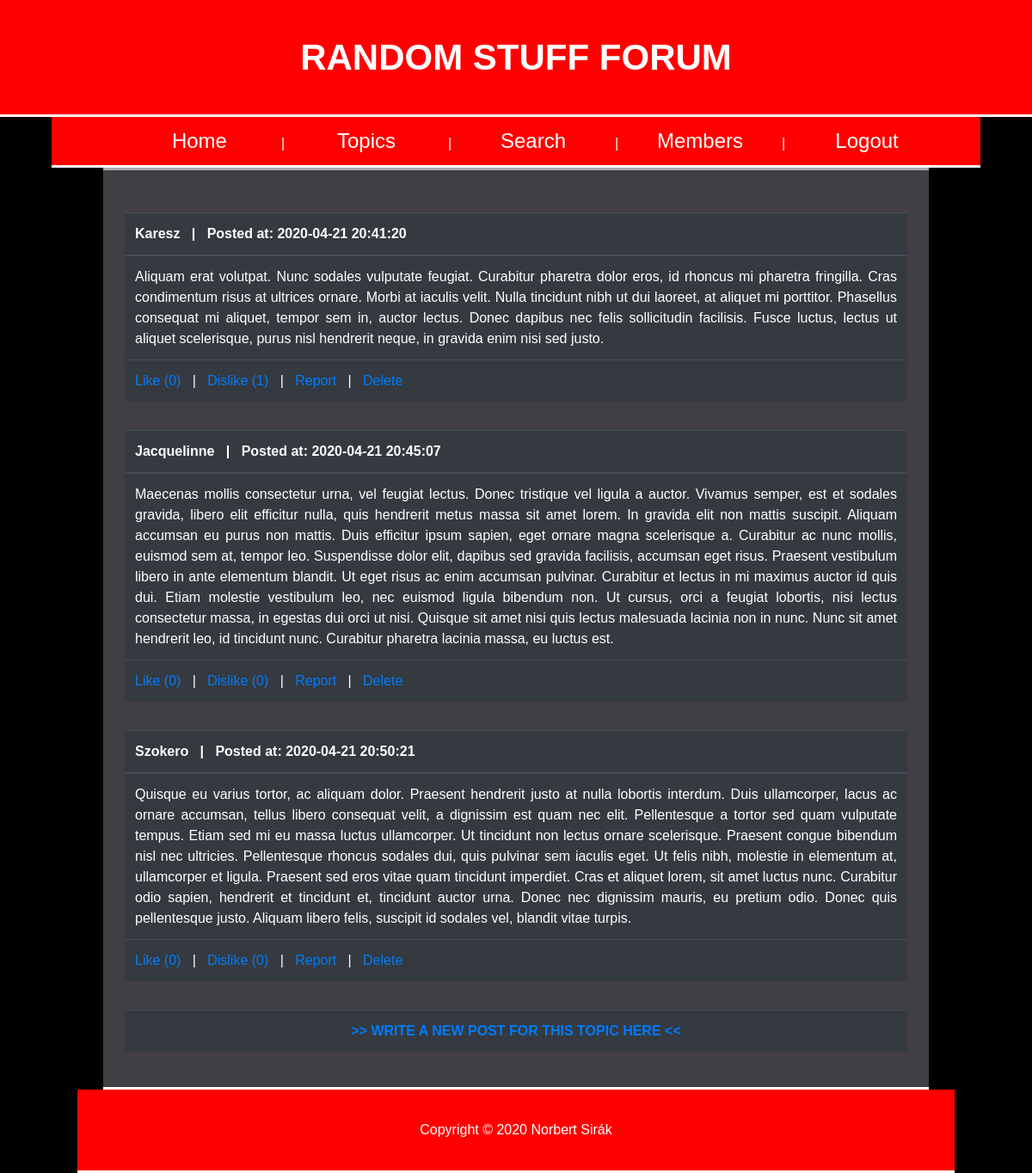
Screenshot of /index.php?page=load_posts&topictitle=What is up with that search for it stuff anyways (signed in) with the database file from the repository.
### tables this page shows
CREATE TABLE IF NOT EXISTS `posts` (
  `id` int(10) NOT NULL AUTO_INCREMENT,
  `content` varchar(1200) NOT NULL,
  `poster` varchar(64) NOT NULL,
  `topic` varchar(64) NOT NULL,
  `date` datetime NOT NULL DEFAULT CURRENT_TIMESTAMP,
  `likes` int(10) NOT NULL DEFAULT '0',
  `dislikes` int(10) NOT NULL DEFAULT '0',
  PRIMARY KEY (`id`)
);

### protected/database.php (called while the page is built, shortened)
<?php
function getConnection() {
	$connection = new PDO(DB_TYPE.':host='.DB_HOST.';dbname='.DB_NAME.';',DB_USER, DB_PASS);
	$connection->exec("SET NAMES '".DB_CHARSET."'");
	return $connection;
}
function getList($queryString, $queryParams = []) {
	$connection = getConnection();
	$statement = $connection->prepare($queryString);
	$success = $statement->execute($queryParams);
	$result = $success ? $statement->fetchAll(PDO::FETCH_ASSOC) : [];
	return $result;
}
function getField($queryString, $queryParams = []) {
	$connection = getConnection();
	$statement = $connection->prepare($queryString);
	$success = $statement->execute($queryParams);
	$result = $success ? $statement->fetch()[0]: [];
	return $result;
}
?>

### protected/userManager.php (called while the page is built, shortened)
<?php
function IsUserLoggedIn() {
	return $_SESSION  != null && array_key_exists('uid', $_SESSION) && is_numeric($_SESSION['uid']);
}
?>

### protected/topic/load_posts.php (the view, shortened to what this page needs)
<?php
	$query = "SELECT id, content, poster, topic, date, likes, dislikes FROM posts WHERE topic ='" .urldecode($_GET['topictitle']). "' ORDER BY date ASC ";
	$posts = getList($query);
?>
<?php if(count($posts) <= 0) : ?>
	<br><h1 style="text-align: center;">THERE ARE NO POSTS FOR THIS TOPIC YET!</h1><br>
<?php else : ?>
	<br>
	<?php foreach ($posts as $p) : ?>
		<table class="table table-dark">
			<thead>
				<tr>
					<th><?=$p['poster'] ?> <span> &nbsp; | &nbsp; </span>
					Posted at: <?=$p['date'] ?></th>
				</tr>
			</thead>
			<tbody>
				<tr>
					<td><?=$p['content'] ?></td>
				</tr>
			</tbody>
			<tfoot>
				<tr>
				<td><a href="<?="index.php?page=like_dislike&lod=like&postid=".$p['id']?>">Like <?="(".$p['likes'].")" ?></a> <span> &nbsp; | &nbsp; </span>
				<a href="<?="index.php?page=like_dislike&lod=dislike&postid=".$p['id']?>">Dislike <?="(".$p['dislikes'].")" ?></a>
				<?php if (isUserLoggedIn() && $_SESSION['username'] != $p['poster']): ?>
					<?php require_once DATABASE_CONTROLLER;
					$perm = getField("SELECT permission FROM users WHERE username='{$p['poster']}'"); ?>
					<?php if ($perm < 2): ?>
						<span> &nbsp; | &nbsp; </span>
					<a href="<?="index.php?page=report&repusername=".$p['poster']?>">Report</a>
					<?php endif ?>
				<?php endif ?>
				<?php
					$writer_of_post = getField("SELECT poster FROM posts WHERE id=".$p['id']);
				 ?>
				 <?php if(isUserLoggedIn()) : ?>
				 	<?php if($_SESSION['username'] == $writer_of_post || $_SESSION['permission'] > 1) : ?>
				 		<?php if($_SESSION['username'] == $writer_of_post) : ?>
				 			<span> &nbsp; | &nbsp; </span>
							<a href="<?="index.php?page=edit_del_post&edit_or_del=edit&postid=".$p['id']?>">Edit</a>
						<?php endif; ?> <span> &nbsp; | &nbsp; </span>
						<a href="<?="index.php?page=edit_del_post&edit_or_del=del&postid=".$p['id']?>">Delete</a>
					<?php endif; ?>
					</td>
				<?php endif; ?>
				</tr>
			</tfoot>
		</table>
		<hr>
	<?php endforeach;?>
<?php endif; ?>
<table class="table table-hover table-dark">
	<th scope="row" style="text-align: center;">
		<?php if(isUserLoggedIn()) : ?>
			<?php if ($_SESSION['permission'] < 1) : ?>
				<b>YOU ARE MUTED! YOU CAN'T POST!</b>
			<?php else : ?>
				<b><a href="<?="index.php?page=new_post&topictitle=".$_GET['topictitle']?>"> >> WRITE A NEW POST FOR THIS TOPIC HERE << </a></b>
			<?php endif; ?>
		<?php else : ?>
			<b>GUESTS CAN ONLY READ POSTS!</b>
		<?php endif; ?>
	</th>
</table>

### public/styles.css (style rules this page uses)
body { text-align: justify; background-color: black; color: white; text-align: center; font-family: arial; }
span { color: white; }

### rows the page displays
posts: poster "Karesz", date "2020-04-21 20:41:20", content "Aliquam erat volutpat. Nunc sodales vulputate feugiat. Curabitur pharetra dolor eros, id rhoncus mi pharetra fringilla. Cras condimentum risus at ultrices ornare. Morbi at iaculis velit. Nulla tincidunt nibh ut dui laoreet, at aliquet mi porttitor. Phasellus consequat mi aliquet, tempor sem in, auctor lectus. Donec dapibus nec felis sollicitudin facilisis. Fusce luctus, lectus ut aliquet scelerisque, purus nisl hendrerit neque, in gravida enim nisi sed justo.", likes "0", dislikes "1"
posts: poster "Jacquelinne", date "2020-04-21 20:45:07", content "Maecenas mollis consectetur urna, vel feugiat lectus. Donec tristique vel ligula a auctor. Vivamus semper, est et sodales gravida, libero elit efficitur nulla, quis hendrerit metus massa sit amet lorem. In gravida elit non mattis suscipit. Aliquam accumsan eu purus non mattis. Duis efficitur ipsum sapien, eget ornare magna scelerisque a. Curabitur ac nunc mollis, euismod sem at, tempor leo. Suspendisse dolor elit, dapibus sed gravida facilisis, accumsan eget risus. Praesent vestibulum libero in ante elementum blandit. Ut eget risus ac enim accumsan pulvinar. Curabitur et lectus in mi maximus auctor id quis dui. Etiam molestie vestibulum leo, nec euismod ligula bibendum non. Ut cursus, orci…", likes "0", dislikes "0"
posts: poster "Szokero", date "2020-04-21 20:50:21", content "Quisque eu varius tortor, ac aliquam dolor. Praesent hendrerit justo at nulla lobortis interdum. Duis ullamcorper, lacus ac ornare accumsan, tellus libero consequat velit, a dignissim est quam nec elit. Pellentesque a tortor sed quam vulputate tempus. Etiam sed mi eu massa luctus ullamcorper. Ut tincidunt non lectus ornare scelerisque. Praesent congue bibendum nisl nec ultricies. Pellentesque rhoncus sodales dui, quis pulvinar sem iaculis eget. Ut felis nibh, molestie in elementum at, ullamcorper et ligula. Praesent sed eros vitae quam tincidunt imperdiet. Cras et aliquet lorem, sit amet luctus nunc. Curabitur odio sapien, hendrerit et tincidunt et, tincidunt auctor urna. Donec nec…", likes "0", dislikes "0"
